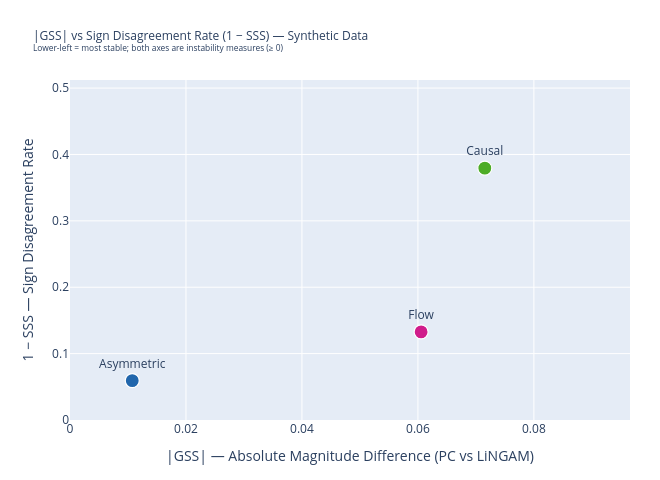

This figure's notebook cell:
### Code cell
# ── Cross-evaluation: |GSS| vs (1 − SSS) scatter ─────────────────────────────
# Aggregate df_gss / df_sss across all datasets before plotting
df_cross = df_gss[["Method", "MeanGSS"]].merge(
    df_sss[["Method", "MeanSSS"]], on="Method"
)
df_cross["SignFlipRate"] = 1 - df_cross["MeanSSS"]

fig_cross = plot_gss_sss_scatter(
    df_gss        = df_gss,
    df_sss        = df_sss,
    method_colors = METHOD_COLORS,
    dataset       = "Synthetic Data",
    height        = 480,
    width         = 660,
)

### Figure 1 — Plotly figure (JSON) as saved in the notebook; plotly's stock layout.template omitted (floating-point values rounded to 4 significant figures)
{"data": [{"hovertemplate": "<b>Asymmetric</b><br>|GSS|: %{x:.4f}<br>1−SSS: %{y:.3f}<extra></extra>", "marker": {"color": "#2166ac", "line": {"color": "white", "width": 1.2}, "size": 14, "symbol": "circle"}, "mode": "markers+text", "name": "Asymmetric", "text": ["Asymmetric"], "textposition": "top center", "type": "scatter", "x": [0.01074], "y": [0.05929]}, {"hovertemplate": "<b>Causal</b><br>|GSS|: %{x:.4f}<br>1−SSS: %{y:.3f}<extra></extra>", "marker": {"color": "#4dac26", "line": {"color": "white", "width": 1.2}, "size": 14, "symbol": "circle"}, "mode": "markers+text", "name": "Causal", "text": ["Causal"], "textposition": "top center", "type": "scatter", "x": [0.07154], "y": [0.3794]}, {"hovertemplate": "<b>Flow</b><br>|GSS|: %{x:.4f}<br>1−SSS: %{y:.3f}<extra></extra>", "marker": {"color": "#d01c8b", "line": {"color": "white", "width": 1.2}, "size": 14, "symbol": "circle"}, "mode": "markers+text", "name": "Flow", "text": ["Flow"], "textposition": "top center", "type": "scatter", "x": [0.06055], "y": [0.1327]}], "layout": {"height": 480, "margin": {"b": 60, "l": 70, "r": 30, "t": 80}, "showlegend": false, "title": {"font": {"size": 12}, "text": "|GSS| vs Sign Disagreement Rate (1 − SSS) — Synthetic Data<br><sup>Lower-left = most stable; both axes are instability measures (≥ 0)</sup>"}, "width": 660, "xaxis": {"range": [0, 0.09658], "title": {"text": "|GSS| — Absolute Magnitude Difference (PC vs LiNGAM)"}, "zeroline": false}, "yaxis": {"range": [0, 0.5122], "title": {"text": "1 − SSS — Sign Disagreement Rate"}, "zeroline": false}}}
